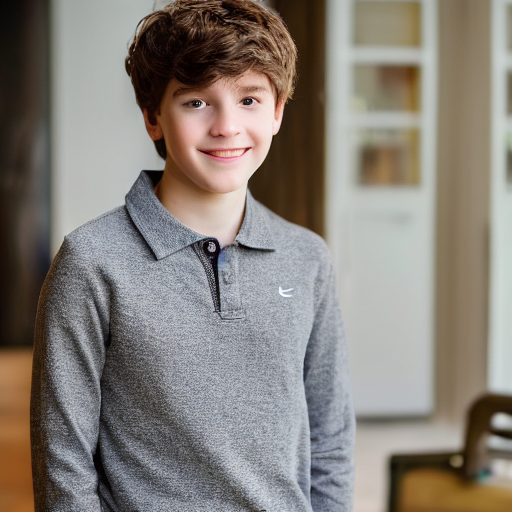
#> input picture datasets/test/no_yawn/00007-2876027736.png, 512 x 512 px; its folder holds only this picture in this run
$ jupyter execute 02_preprocessing.ipynb
#> lines starting #> are read from the running program, lines starting #| are printed output that depends on the picture; long printed decimals are rounded
### src/preprocessing.py
from pathlib import Path

import cv2
import numpy as np

from .config import AUGMENT_TRAINING, CLASS_TO_LABEL, IMAGE_SIZE, PREPROCESSING_STRATEGY


VALID_EXTENSIONS = {".jpg", ".jpeg", ".png", ".bmp", ".webp"}
FACE_CASCADE = cv2.CascadeClassifier(cv2.data.haarcascades + "haarcascade_frontalface_default.xml")
BLUR_KERNEL = (3, 3)


def _largest_face(faces):
    if len(faces) == 0:
        return None
    return max(faces, key=lambda face: face[2] * face[3])


# [23 lines left out: functions _center_crop, _portrait_fallback_crop, _rotate_image, not called in this run]


def _detect_largest_face(gray_image: np.ndarray):
    angles = [0, -12, 12, -24, 24]
    parameter_sets = [
        {"scaleFactor": 1.05, "minNeighbors": 4},
        {"scaleFactor": 1.10, "minNeighbors": 3},
    ]

    for angle in angles:
        candidate = gray_image if angle == 0 else _rotate_image(gray_image, angle)
        equalized = cv2.equalizeHist(candidate)

        for params in parameter_sets:
            faces = FACE_CASCADE.detectMultiScale(equalized, minSize=(35, 35), **params)
            face = _largest_face(faces)
            if face is not None:
                return candidate, face

    return gray_image, None


def crop_mouth_region(gray_image: np.ndarray) -> np.ndarray:
    """Crop a mouth-centered region from the detected face."""
    working_image, face = _detect_largest_face(gray_image)

    if face is None:
        return _portrait_fallback_crop(gray_image)

    x, y, w, h = face
    x1 = x + int(w * 0.10)
    x2 = x + int(w * 0.90)
    y1 = y + int(h * 0.42)
    y2 = y + int(h * 1.04)

    x1 = max(0, x1)
    x2 = min(working_image.shape[1], x2)
    y1 = max(0, y1)
    y2 = min(working_image.shape[0], y2)

    if x2 <= x1 or y2 <= y1:
        return _portrait_fallback_crop(gray_image)

    return working_image[y1:y2, x1:x2]


def crop_lower_face(gray_image: np.ndarray) -> np.ndarray:
    """Backward-compatible alias for the mouth crop."""
    return crop_mouth_region(gray_image)


def _adjust_brightness_contrast(image: np.ndarray, alpha: float, beta: float) -> np.ndarray:
    adjusted = image.astype("float32") * alpha + beta
    return np.clip(adjusted, 0, 255).astype("uint8")


# [16 lines left out: functions _translate_image, _augment_crop, not called in this run]


def _vectorize_crop(gray_crop: np.ndarray, image_size: tuple[int, int]) -> np.ndarray:
    blurred = cv2.GaussianBlur(gray_crop, BLUR_KERNEL, 0)
    resized = cv2.resize(blurred, image_size)
    normalized = resized.astype("float32") / 255.0
    return normalized.flatten()


def _load_preprocessed_crops(image_path: str | Path, strategy: str) -> np.ndarray:
    image_path = Path(image_path)
    image = cv2.imread(str(image_path))
    if image is None:
        raise ValueError(f"No se pudo leer la imagen: {image_path}")

    gray = cv2.cvtColor(image, cv2.COLOR_BGR2GRAY)
    if strategy == "lower_face":
        return crop_lower_face(gray)
    if strategy == "center":
        return _center_crop(gray)
    if strategy == "full":
        return gray
    raise ValueError(f"Estrategia de preprocesamiento no soportada: {strategy}")


def preprocess_image(
    image_path: str | Path,
    image_size: tuple[int, int] = IMAGE_SIZE,
    strategy: str = PREPROCESSING_STRATEGY,
) -> np.ndarray:
    """Load, grayscale, crop, smooth, resize, normalize and flatten one image."""
    gray_crop = _load_preprocessed_crops(image_path, strategy)
    return _vectorize_crop(gray_crop, image_size)


# [65 lines left out: functions preprocess_image_variants, load_split, load_paths, load_all_dataset, not called in this run]

### notebooks/02_preprocessing.ipynb
# 02 - Preprocesamiento

Objetivo: visualizar varias imagenes pasando por el flujo actual: escala de grises, recorte de boca, filtro Gaussiano ligero, redimensionamiento, normalizacion y vectorizacion.

[cell 1]
from pathlib import Path
import sys
import cv2
import matplotlib.pyplot as plt
import numpy as np

PROJECT_ROOT = Path.cwd().parent if Path.cwd().name == 'notebooks' else Path.cwd()
sys.path.append(str(PROJECT_ROOT))

from src.config import DATASET_DIR, IMAGE_SIZE
from src.preprocessing import crop_mouth_region, preprocess_image

VALID_EXTENSIONS = {'.jpg', '.jpeg', '.png', '.bmp', '.webp'}

## Seleccion de muestras

Se toman ejemplos de ambas clases para comprobar que el recorte de boca sea consistente.

[cell 2]
def list_images(split, class_name, limit=4):
    folder = DATASET_DIR / split / class_name
    images = [p for p in sorted(folder.rglob('*')) if p.suffix.lower() in VALID_EXTENSIONS]
    return images[:limit]

sample_images = (
    [(path, 'no_yawn') for path in list_images('train', 'no_yawn', 4)] +
    [(path, 'yawn') for path in list_images('train', 'yawn', 4)]
)

for path, class_name in sample_images:
    print(class_name, '->', path.name)

## Vista del flujo completo

Cada fila muestra una imagen diferente y cada columna una etapa del preprocesamiento.

[cell 3]
def process_steps(image_path):
    original = cv2.imread(str(image_path))
#> original is the input picture: shape (512, 512, 3); mean B, G, R 120.5, 127.8, 134.6
    if original is None:
        raise ValueError(f'No se pudo leer: {image_path}')

    rgb = cv2.cvtColor(original, cv2.COLOR_BGR2RGB)
    gray = cv2.cvtColor(original, cv2.COLOR_BGR2GRAY)
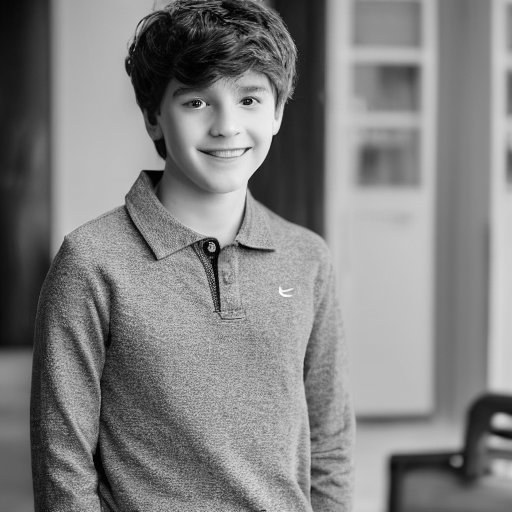
#> gray: shape (512, 512); min 0, max 254, mean 129
    mouth = crop_mouth_region(gray)
#> the loop in _detect_largest_face, `for angle in angles:` made 1 pass
#> pass 1, in _detect_largest_face, `equalized = cv2.equalizeHist(candidate)`:
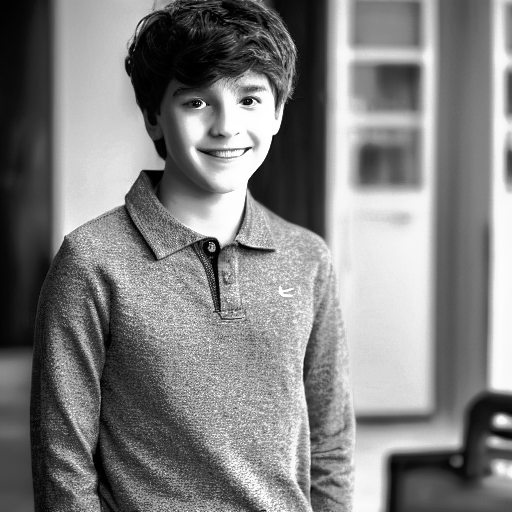
#> equalized: shape (512, 512); min 0, max 255, mean 128.2
#> in crop_mouth_region, `working_image, face = _detect_largest_face(gray_image)`: face = [165, 55, 121, 121]
#> in crop_mouth_region, `x, y, w, h = face`: x = 165; y = 55; w = 121
#> in crop_mouth_region, `x1 = x + int(w * 0.10)`: x1 = 177
#> in crop_mouth_region, `x2 = x + int(w * 0.90)`: x2 = 273
#> in crop_mouth_region, `y1 = y + int(h * 0.42)`: y1 = 105
#> in crop_mouth_region, `y2 = y + int(h * 1.04)`: y2 = 180
#> in crop_mouth_region, `return working_image[y1:y2, x1:x2]`:
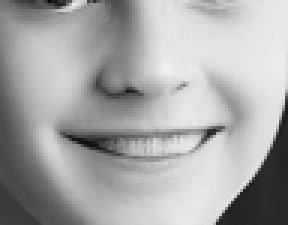
#> returned value: shape (75, 96) (shown 3 times larger); min 8, max 243, mean 167.5
    blurred = cv2.GaussianBlur(mouth, (3, 3), 0)
    resized = cv2.resize(blurred, IMAGE_SIZE)
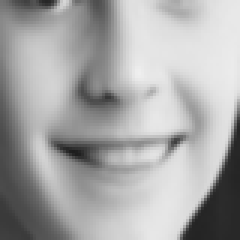
#> resized: shape (80, 80) (shown 3 times larger); min 29, max 239, mean 167.5
    normalized = resized.astype('float32') / 255.0
    vector = normalized.flatten()
#> vector = 6400 values, max 0.937 at index 1966, min 0.114 at index 4024, mean 0.657
    return rgb, gray, mouth, normalized, vector

if sample_images:
    fig, axes = plt.subplots(len(sample_images), 4, figsize=(14, 3 * len(sample_images)))
    if len(sample_images) == 1:
        axes = np.expand_dims(axes, axis=0)

    for row, (image_path, class_name) in enumerate(sample_images):
        rgb, gray, mouth, normalized, vector = process_steps(image_path)
        images = [rgb, gray, mouth, normalized]
        titles = [
            f'Original ({class_name})',
            'Escala de grises',
            'Recorte boca',
            '80x80 normalizada',
        ]

        for col, (image, title) in enumerate(zip(images, titles)):
            cmap = None if col == 0 else 'gray'
            axes[row, col].imshow(image, cmap=cmap)
            axes[row, col].set_title(title)
            axes[row, col].axis('off')
#> this loop made 4 passes

    plt.tight_layout()
    plt.show()
else:
    print('Aun no hay imagenes en datasets/.')

## Vector final

La entrada del MLP ahora tiene `6400` caracteristicas porque cada recorte se redimensiona a `80x80`.

[cell 4]
if sample_images:
    vector = preprocess_image(sample_images[0][0])
    print('Vector:', vector.shape)
#| Vector: (6400,)
    print('Min:', vector.min())
#| Min: 0.1137
    print('Max:', vector.max())
#| Max: 0.9373

$ run again, on datasets/test/no_yawn/00086-1938093342.png
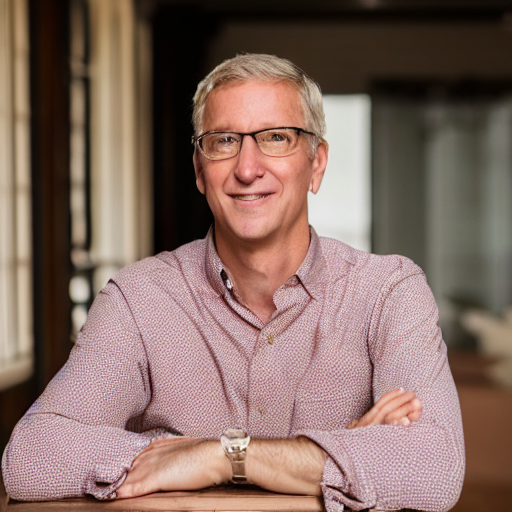
#> input picture datasets/test/no_yawn/00086-1938093342.png, 512 x 512 px
#> in process_steps, original is the input picture: shape (512, 512, 3); mean B, G, R 100.1, 109.1, 134.6
#> the loop in _detect_largest_face, `for angle in angles:` made 1 pass
#> pass 1, in _detect_largest_face, `equalized = cv2.equalizeHist(candidate)`:
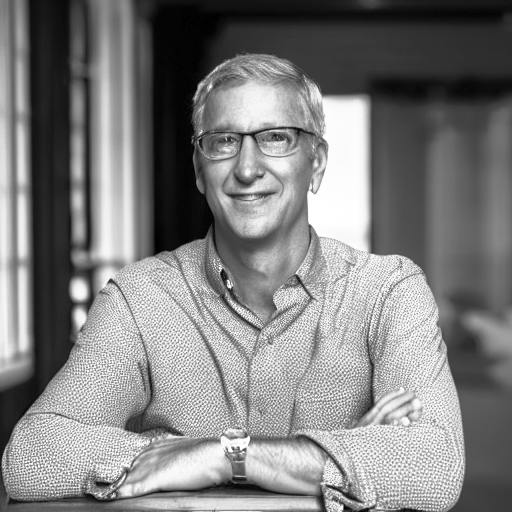
#> equalized: shape (512, 512); min 0, max 255, mean 128.2
#> face = [176, 81, 149, 149]
#> x = 176; y = 81; w = 149
#> x1 = 190
#> x2 = 310
#> y1 = 143
#> y2 = 235
#> in process_steps, `resized = cv2.resize(blurred, IMAGE_SIZE)`:
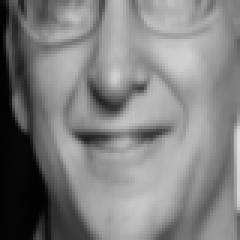
#> resized: shape (80, 80) (shown 3 times larger); min 2, max 223, mean 127.9
#> in process_steps, `vector = normalized.flatten()`: vector = 6400 values, max 0.875 at index 3839, min 0.00784 at index 1120, mean 0.501
#> the loop `for col, (image, title) in enumerate(zip(images, titles)):` made 4 passes
#> title on passes 1 to 4: 'Original (no_yawn)', 'Escala de grises', 'Recorte boca', '80x80 normalizada'
#| Vector: (6400,)
#| Min: 0.007843
#| Max: 0.8745

$ run again, on datasets/test/no_yawn/00133-4084886258.png
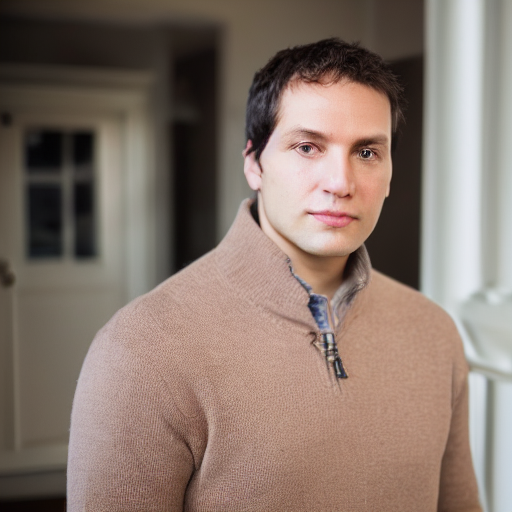
#> input picture datasets/test/no_yawn/00133-4084886258.png, 512 x 512 px
#> in process_steps, original is the input picture: shape (512, 512, 3); mean B, G, R 107.5, 117.3, 134.6
#> the loop in _detect_largest_face, `for angle in angles:` made 1 pass
#> pass 1, in _detect_largest_face, `equalized = cv2.equalizeHist(candidate)`:
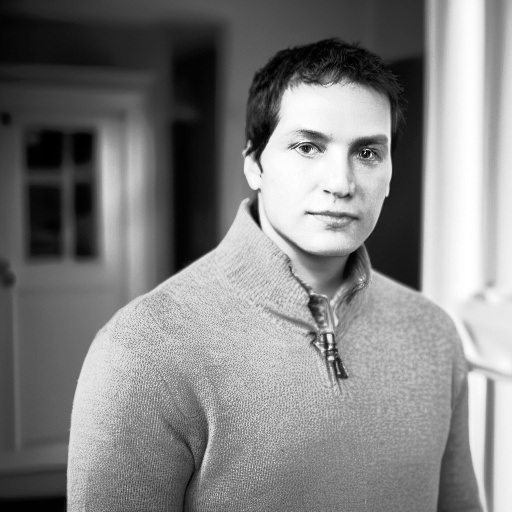
#> equalized: shape (512, 512); min 0, max 255, mean 128.2
#> face = [251, 82, 173, 173]
#> x = 251; y = 82; w = 173
#> x1 = 268
#> x2 = 406
#> y1 = 154
#> y2 = 261
#> in process_steps, `resized = cv2.resize(blurred, IMAGE_SIZE)`:
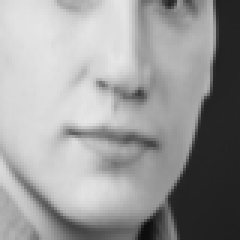
#> resized: shape (80, 80) (shown 3 times larger); min 13, max 230, mean 154.2
#> in process_steps, `vector = normalized.flatten()`: vector = 6400 values, max 0.902 at index 1640, min 0.051 at index 6128, mean 0.605
#> the loop `for col, (image, title) in enumerate(zip(images, titles)):` made 4 passes
#> title on passes 1 to 4: 'Original (no_yawn)', 'Escala de grises', 'Recorte boca', '80x80 normalizada'
#| Vector: (6400,)
#| Min: 0.05098
#| Max: 0.902

$ run again, on datasets/test/no_yawn/00134-4084886259.png
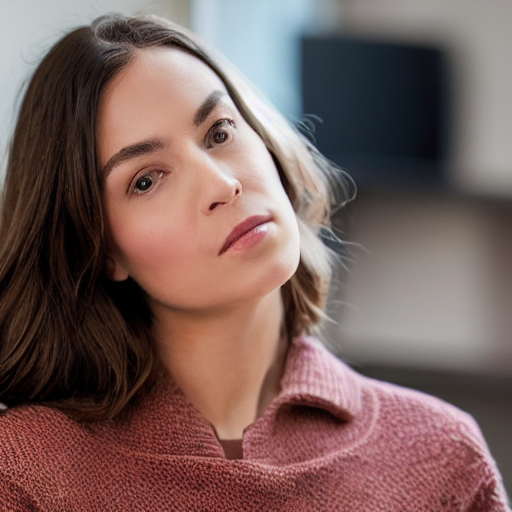
#> input picture datasets/test/no_yawn/00134-4084886259.png, 512 x 512 px
#> in process_steps, original is the input picture: shape (512, 512, 3); mean B, G, R 92.7, 96.6, 121.5
#> face = [85, 37, 268, 268]
#> x = 85; y = 37; w = 268
#> x1 = 111
#> x2 = 326
#> y1 = 149
#> y2 = 315
#> in crop_mouth_region, `return working_image[y1:y2, x1:x2]`:
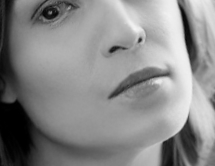
#> returned value: shape (166, 215); min 0, max 243, mean 136.6
#> in process_steps, `resized = cv2.resize(blurred, IMAGE_SIZE)`:
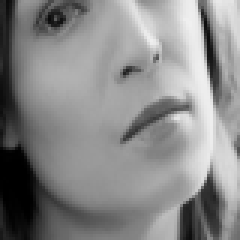
#> resized: shape (80, 80) (shown 3 times larger); min 0, max 240, mean 136.5
#> in process_steps, `vector = normalized.flatten()`: vector = 6400 values, max 0.941 at index 623, min 0 at index 4000, mean 0.535
#> the loop `for col, (image, title) in enumerate(zip(images, titles)):` made 4 passes
#> title on passes 1 to 4: 'Original (no_yawn)', 'Escala de grises', 'Recorte boca', '80x80 normalizada'
#| Vector: (6400,)
#| Min: 0.0
#| Max: 0.9412

$ run again, on datasets/test/no_yawn/00026-723132170.png
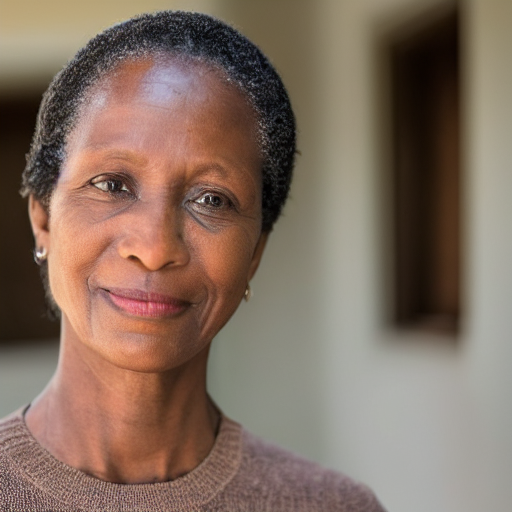
#> input picture datasets/test/no_yawn/00026-723132170.png, 512 x 512 px
#> in process_steps, original is the input picture: shape (512, 512, 3); mean B, G, R 96.3, 110.2, 131
#> face = [26, 92, 265, 265]
#> x = 26; y = 92; w = 265
#> x1 = 52
#> x2 = 264
#> y1 = 203
#> y2 = 367
#> in process_steps, `resized = cv2.resize(blurred, IMAGE_SIZE)`:
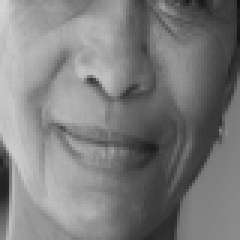
#> resized: shape (80, 80) (shown 3 times larger); min 15, max 212, mean 124.9
#> in process_steps, `vector = normalized.flatten()`: vector = 6400 values, max 0.831 at index 160, min 0.0588 at index 79, mean 0.49
#> the loop `for col, (image, title) in enumerate(zip(images, titles)):` made 4 passes
#> title on passes 1 to 4: 'Original (no_yawn)', 'Escala de grises', 'Recorte boca', '80x80 normalizada'
#| Vector: (6400,)
#| Min: 0.05882
#| Max: 0.8314
